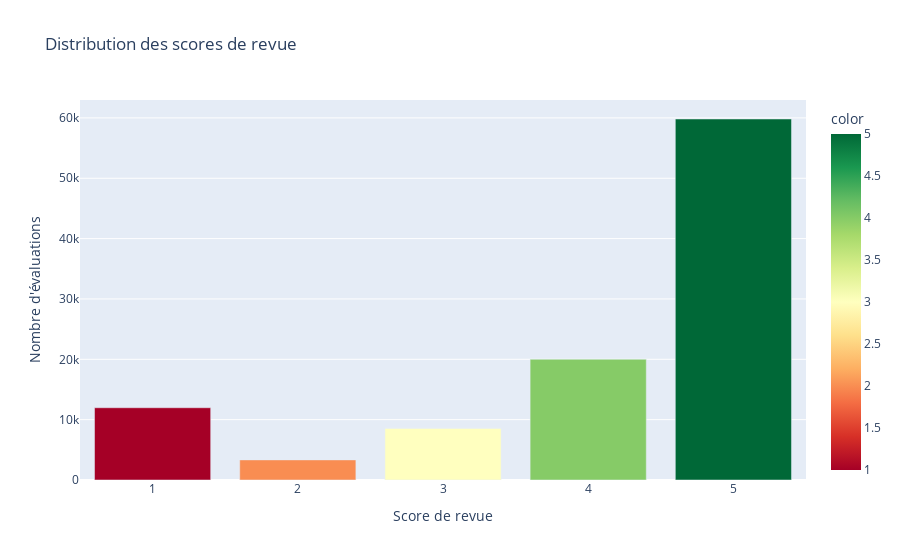

Write notebook code for a chart like this one.
### Markdown cell above
### Distribution des scores

### Code cell
# Calculer le nombre d'évaluations pour chaque score de revue
score_counts = order_reviews2['score_evaluation'].value_counts().sort_index()

# Créer une figure avec Plotly Express
fig_scores = px.bar(x=score_counts.index, y=score_counts.values,
             labels={'x': 'Score de revue', 'y': "Nombre d'évaluations"},
             title='Distribution des scores de revue',
             color=score_counts.index,
             color_continuous_scale='RdYlGn')

# Afficher la figure
fig_scores.show()

### Figure 1 — Plotly figure (JSON) as saved in the notebook; plotly's stock layout.template omitted (floating-point values rounded to 4 significant figures)
{"data": [{"alignmentgroup": "True", "hovertemplate": "Score de revue=%{x}<br>Nombre d'évaluations=%{y}<br>color=%{marker.color}<extra></extra>", "legendgroup": "", "marker": {"color": [1, 2, 3, 4, 5], "coloraxis": "coloraxis", "pattern": {"shape": ""}}, "name": "", "offsetgroup": "", "orientation": "v", "showlegend": false, "textposition": "auto", "type": "bar", "x": [1, 2, 3, 4, 5], "xaxis": "x", "y": [11974, 3330, 8543, 20008, 59822], "yaxis": "y"}], "layout": {"autosize": true, "barmode": "relative", "coloraxis": {"colorbar": {"title": {"text": "color"}}, "colorscale": [[0, "rgb(165,0,38)"], [0.1, "rgb(215,48,39)"], [0.2, "rgb(244,109,67)"], [0.3, "rgb(253,174,97)"], [0.4, "rgb(254,224,139)"], [0.5, "rgb(255,255,191)"], [0.6, "rgb(217,239,139)"], [0.7, "rgb(166,217,106)"], [0.8, "rgb(102,189,99)"], [0.9, "rgb(26,152,80)"], [1, "rgb(0,104,55)"]]}, "legend": {"tracegroupgap": 0}, "title": {"text": "Distribution des scores de revue"}, "xaxis": {"anchor": "y", "autorange": true, "domain": [0, 1], "range": [0.5, 5.5], "title": {"text": "Score de revue"}, "type": "linear"}, "yaxis": {"anchor": "x", "autorange": true, "domain": [0, 1], "range": [0, 62970.0], "title": {"text": "Nombre d'évaluations"}, "type": "linear"}}}
